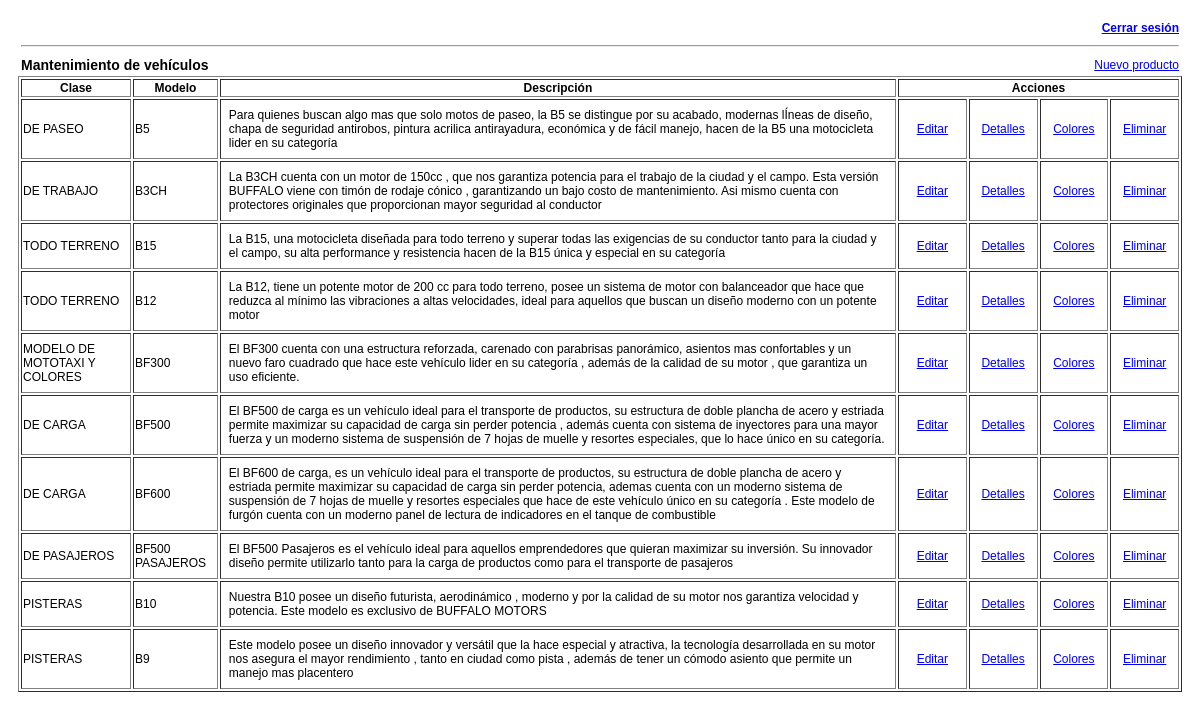
Screenshot of /administrator/bienvenido.php (signed in) with the database file from the repository.
### tables this page shows
CREATE TABLE `producto` (
  `id_producto` int(11) NOT NULL auto_increment,
  `modelo` varchar(100) NOT NULL,
  `foto_principal` varchar(100) NOT NULL,
  `foto_zoom_1` varchar(100) NOT NULL,
  `foto_zoom_2` varchar(100) NOT NULL,
  `foto_zoom_3` varchar(100) NOT NULL,
  `foto_zoom_4` varchar(100) NOT NULL,
  `descripcion` text NOT NULL,
  `ficha_tecnica` varchar(100) NOT NULL,
  `id_master` int(11) NOT NULL,
  PRIMARY KEY  (`id_producto`),
  KEY `fk_Producto_Master1` (`id_master`),
  CONSTRAINT `fk_Producto_Master1` FOREIGN KEY (`id_master`) REFERENCES `master` (`id_master`) ON DELETE NO ACTION ON UPDATE NO ACTION
);

CREATE TABLE `master` (
  `id_master` int(11) NOT NULL auto_increment,
  `clase` varchar(45) NOT NULL,
  `id_vehiculo` int(11) NOT NULL,
  PRIMARY KEY  (`id_master`),
  KEY `fk_Master_Vehiculo1` (`id_vehiculo`),
  CONSTRAINT `fk_Master_Vehiculo1` FOREIGN KEY (`id_vehiculo`) REFERENCES `vehiculo` (`id_vehiculo`) ON DELETE NO ACTION ON UPDATE NO ACTION
);

### administrator/bussinessLogic/ProductoBL.php (called while the page is built, shortened)
<?php
include_once 'dao/ProductoDAO.php';
class ProductoBL {
    private $pDao;
    public function __construct() {
        $this->pDao = new ProductoDAO();
    }
    public function getProductos() {
        return $this->pDao->getProductos();
    }
}
?>

### administrator/util/Connection.php (called while the page is built, shortened)
<?php
class Connection {
    private $connection;
    public function __construct() {
        $server = "localhost";
        $username = "buffalo9_root";
        $password = "r00tr00t";
        $database_name = "buffalo9_portal";
        $connection = mysql_connect($server, $username, $password) or die("Problemas en la conexión");
        $this->connection = $connection;
    }
    public function getConnection() {
        return $this->connection;
    }
}
?>

### administrator/dao/ProductoDAO.php (called while the page is built, shortened)
<?php
include_once 'domain/Master.php';
include_once 'domain/Producto.php';
include_once 'util/Connection.php';
class ProductoDAO {
    public function getProductos() {
        $conexion = new Connection();
        $query = "SELECT id_producto, modelo, foto_principal, descripcion, foto_zoom_1, foto_zoom_2,
            foto_zoom_3, foto_zoom_4, ficha_tecnica, master.id_master AS id_master,
            master.clase AS clase, master.id_vehiculo AS id_vehiculo FROM producto
            INNER JOIN master ON producto.id_master = master.id_master";
        $result = mysql_query($query, $conexion->getConnection());
        $total_registros = mysql_num_rows($result);
        if ($total_registros > 0) {
            while ($row = mysql_fetch_assoc($result)) {
                $producto = new Producto();
                $producto->setId_producto($row['id_producto']);
                $producto->setModelo($row['modelo']);
                $producto->setFoto_principal($row['foto_principal']);
                $producto->setDescripcion($row['descripcion']);
                $producto->setFoto_zoom_1($row['foto_zoom_1']);
                $producto->setFoto_zoom_2($row['foto_zoom_2']);
                $producto->setFoto_zoom_3($row['foto_zoom_3']);
                $producto->setFoto_zoom_4($row['foto_zoom_4']);
                $producto->setFicha_tecnica($row['ficha_tecnica']);
                $master = new Master();
                $master->setId_master($row['id_master']);
                $master->setClase($row['clase']);
                $master->setId_vehiculo($row['id_vehiculo']);
                $producto->setMaster($master);
                $productos[] = $producto;
            }
        }
        return $productos;
    }
}
?>

### administrator/domain/Producto.php (called while the page is built, shortened)
<?php
include_once 'Master.php';
class Producto {
    private $id_producto;
    private $modelo;
    private $descripcion;
    private $master;
    public function __construct() {
        $this->id_producto = 0;
        $this->modelo = '';
        $this->master = new Master();
    }
    public function getId_producto() {
        return $this->id_producto;
    }
    public function setId_producto($id_producto) {
        $this->id_producto = $id_producto;
    }
    public function getModelo() {
        return $this->modelo;
    }
    public function setModelo($modelo) {
        $this->modelo = $modelo;
    }
    public function getDescripcion() {
        return $this->descripcion;
    }
    public function setDescripcion($descripcion) {
        $this->descripcion = $descripcion;
    }
    public function getMaster() {
        return $this->master;
    }
    public function setMaster($master) {
        $this->master = $master;
    }
}
?>

### administrator/domain/Master.php (called while the page is built, shortened)
<?php
class Master {
    private $id_master;
    private $clase;
    public function __construct() {
        $this->id_master = 0;
    }
    public function getId_master() {
        return $this->id_master;
    }
    public function setId_master($id_master) {
        $this->id_master = $id_master;
    }
    public function getClase() {
        return $this->clase;
    }
    public function setClase($clase) {
        $this->clase = $clase;
    }
}
?>

### administrator/bienvenido.php (the view, shortened to what this page needs)
<?php
if (!isset($_POST['user'])) {
    if (!isset($_SESSION['user'])) {
        header("location: index.php?error=2");
    } else {
        $band = 1;
    }
}
if ($band == 1) {
    ?>
    <!DOCTYPE html>
    <html>
        <head>
            <link type="text/css" href="style/style.css" rel="stylesheet" media="screen"/>
        </head>
        <body>
            <table style="text-align: right; width: 100%;">
                <tr>
                    <td colspan="2" style="font-weight: bold;">
                        <a href="index.php?param=1">Cerrar sesi&oacute;n</a>
                    </td>
                </tr>
                <tr><td colspan="2"><hr /></td></tr>
                <tr>
                    <td style="font-weight: bold; font-size: 14px; text-align: left;">
                        Mantenimiento de veh&iacute;culos
                    </td>
                    <td><a href="formProducto.php?action=N">Nuevo producto</a></td>
                </tr>
            </table>
            <table border="1">
                <thead>
                    <tr>
                        <th>Clase</th>
                        <th>Modelo</th>
                        <th>Descripci&oacute;n</th>
                        <th colspan="4">Acciones</th>
                    </tr>
                </thead>
                <tbody>
                    <?php
                    include_once 'bussinessLogic/ProductoBL.php';
                    $productoBL = new ProductoBL();
                    $productos = $productoBL->getProductos();
                    for ($i = 0; $i < count($productos); $i++) {
                        $master = $productos[$i]->getMaster();
                        ?>
                        <tr id="fila-<?php echo $productos[$i]->getId_producto() ?>"
                            onmouseover="this.style.backgroundColor='#E0E0E0'"
                            onmouseout="this.style.backgroundColor='#FFFFFF'">
                                <?php
                                echo "<td>{$master->getClase()}</td>";
                                echo "<td>{$productos[$i]->getModelo()}</td>";
                                echo '<td class="tdDescripcion">' . utf8_encode($productos[$i]->getDescripcion()) . '</td>';
                                echo "<td class='tdAccion'><a href='formProducto.php?accion=E&id_producto={$productos[$i]->getId_producto()}&id_master={$master->getId_master()}&mod_prod={$productos[$i]->getModelo()}'>Editar</a></td>";
                                echo "<td class='tdAccion'><a href='formDetalles.php?id_producto={$productos[$i]->getId_producto()}&mod_prod={$productos[$i]->getModelo()}'>Detalles</a></td>";
                                echo "<td class='tdAccion'><a href='formColores.php?id_producto={$productos[$i]->getId_producto()}&mod_prod={$productos[$i]->getModelo()}'>Colores</a></td>";
                                echo "<td class='tdAccion'><a href='#{$productos[$i]->getId_producto()}' class='a_delete'>Eliminar</a></td>";
                                ?>
                        </tr>
                    <?php } ?>
                </tbody>
            </table>
        </body>
    </html>
<?php }
?>

### administrator/style/style.css (style rules this page uses)
body { font-family: 'lucida grande',tahoma,verdana,arial,sans-serif; font-size: 12px; padding: 10px; }
.tdDescripcion { padding: 8px; }
.tdAccion { text-align: center; width: 6%; }

### rows the page displays
producto: id_master.clase "DE PASEO", modelo "B5", descripcion "Para quienes buscan algo mas que solo motos de paseo, la B5 se distingue por su acabado, modernas lÍneas de diseño, chapa de seguridad antirobos, pintura acrilica antirayadura, económica y de fácil manejo, hacen de la B5 una motocicleta lider en su categoría"
producto: id_master.clase "DE TRABAJO", modelo "B3CH", descripcion "La B3CH cuenta con un motor de 150cc , que nos garantiza potencia para el trabajo de la ciudad y el campo. Esta versión BUFFALO viene con timón de rodaje cónico , garantizando un bajo costo de mantenimiento. Asi mismo cuenta con protectores originales que proporcionan mayor seguridad al conductor"
producto: id_master.clase "TODO TERRENO", modelo "B15", descripcion "La B15, una motocicleta diseñada para todo terreno y superar todas las exigencias de su conductor tanto para la ciudad y el campo, su alta performance y resistencia hacen de la B15 única y especial en su categoría"
producto: id_master.clase "TODO TERRENO", modelo "B12", descripcion "La B12, tiene un potente motor de 200 cc para todo terreno, posee un sistema de motor con balanceador que hace que reduzca al mínimo las vibraciones a altas velocidades, ideal para aquellos que buscan un diseño moderno con un potente motor"
producto: id_master.clase "MODELO DE MOTOTAXI Y COLORES", modelo "BF300", descripcion "El BF300 cuenta con una estructura reforzada, carenado con parabrisas panorámico, asientos mas confortables y un nuevo faro cuadrado que hace este vehículo lider en su categoría , además de la calidad de su motor , que garantiza un uso eficiente."
producto: id_master.clase "DE CARGA", modelo "BF500", descripcion "El BF500 de carga es un vehículo ideal para el transporte de productos, su estructura de doble plancha de acero y estriada permite maximizar su capacidad de carga sin perder potencia , además cuenta con sistema de inyectores para una mayor fuerza y un moderno sistema de suspensión de 7 hojas de muelle y resortes especiales, que lo hace único en su categoría."
producto: id_master.clase "DE CARGA", modelo "BF600", descripcion "El BF600 de carga, es un vehículo ideal para el transporte de productos, su estructura de doble plancha de acero y estriada permite maximizar su capacidad de carga sin perder potencia, ademas cuenta con un moderno sistema de suspensión de 7 hojas de muelle y resortes especiales que hace de este vehículo único en su categoría . Este modelo de furgón cuenta con un moderno panel de lectura de indicadores en el tanque de combustible"
producto: id_master.clase "DE PASAJEROS", modelo "BF500 PASAJEROS", descripcion "El BF500 Pasajeros es el vehículo ideal para aquellos emprendedores que quieran maximizar su inversión. Su innovador diseño permite utilizarlo tanto para la carga de productos como para el transporte de pasajeros"
producto: id_master.clase "PISTERAS", modelo "B10", descripcion "Nuestra B10 posee un diseño futurista, aerodinámico , moderno y por la calidad de su motor nos garantiza velocidad y potencia. Este modelo es exclusivo de BUFFALO MOTORS"
producto: id_master.clase "PISTERAS", modelo "B9", descripcion "Este modelo posee un diseño innovador y versátil que la hace especial y atractiva, la tecnología desarrollada en su motor nos asegura el mayor rendimiento , tanto en ciudad como pista , además de tener un cómodo asiento que permite un manejo mas placentero"
